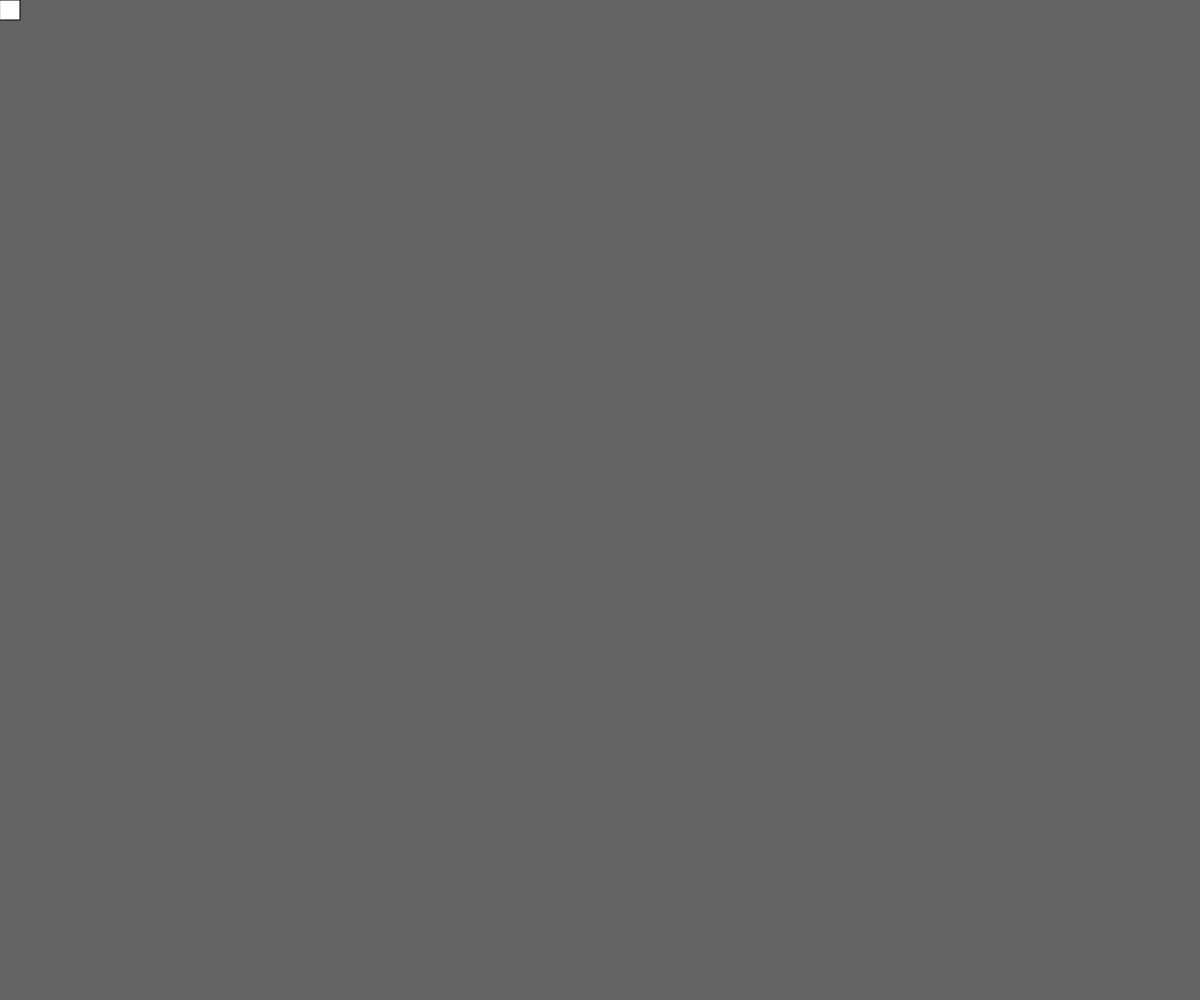
Frame 1 (no input)
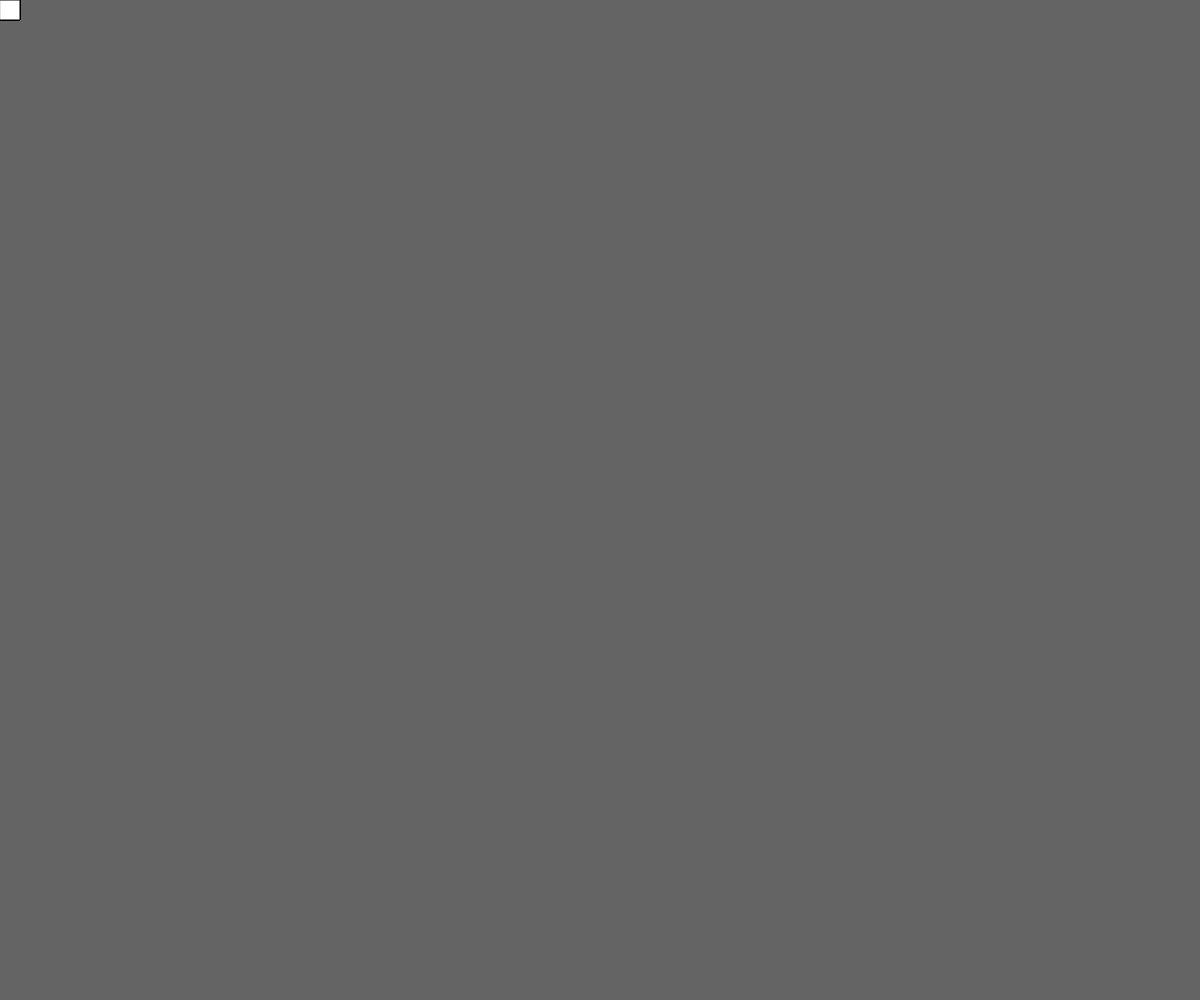
Frame 60 (no input)
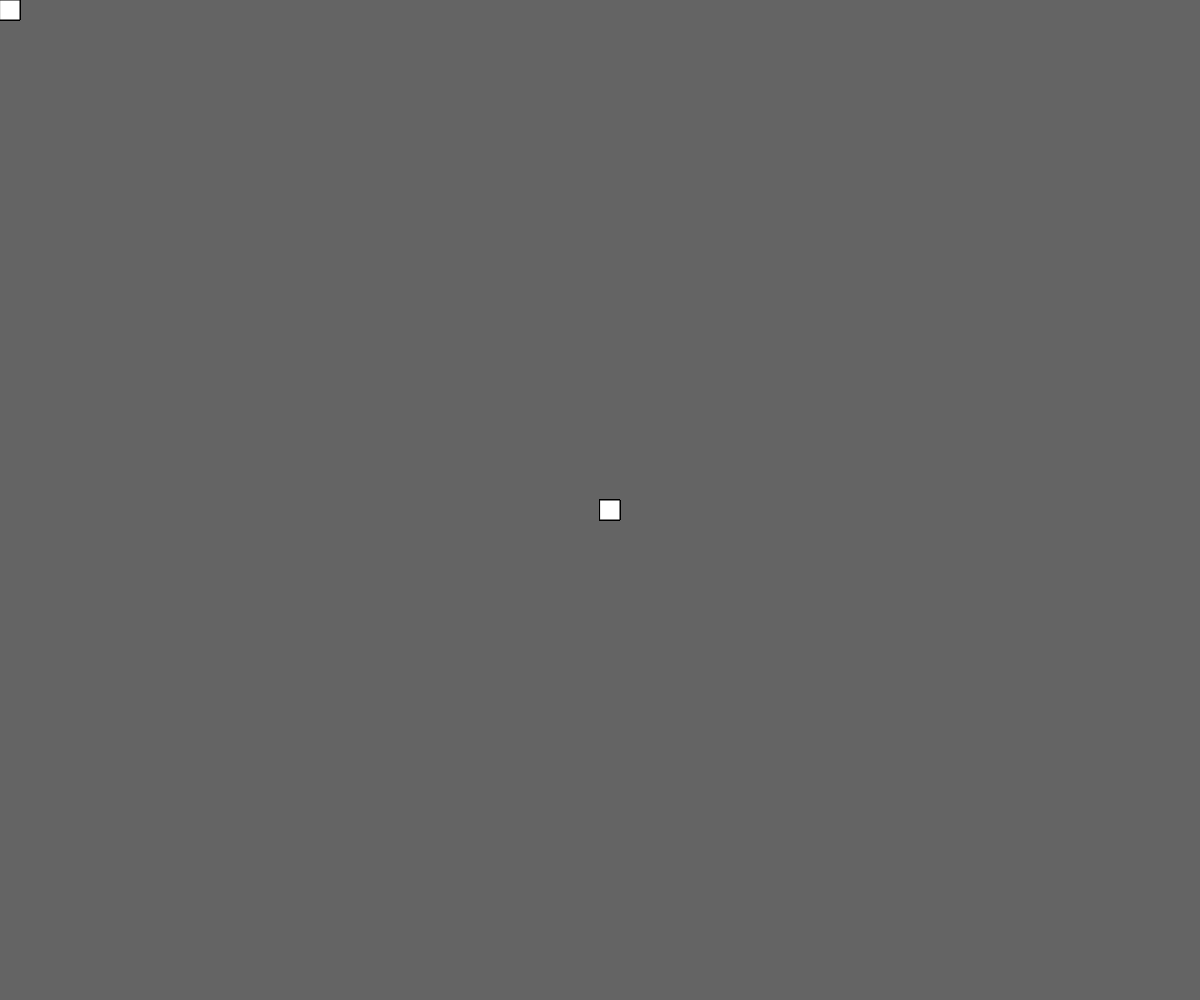
Frame 120 (the mouse pressed at the canvas centre since frame 60)

The p5.js sketch that drew these frames (run headless with seeded random() and noise() and a simulated clock; from frame 60 on, the mouse is pressed at the canvas centre):

// p5.js sketch
// ── sketch.js
function setup() {
	createCanvas(windowWidth, windowHeight);
	background(100);
}

function draw() {
	rect(mouseX, mouseY, 20, 20);
}

//Exercício proposto pelo curso
